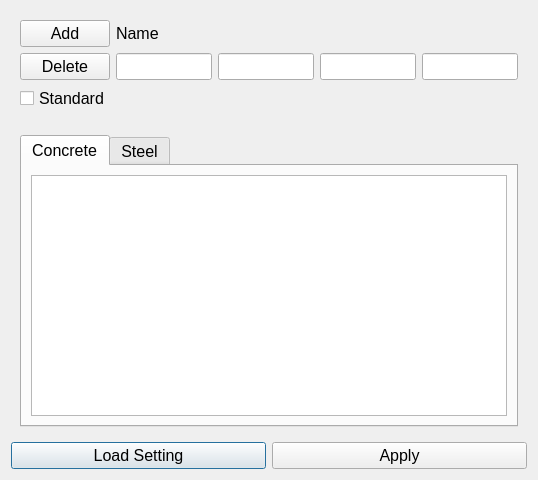
<?xml version="1.0" encoding="UTF-8"?>
<ui version="4.0">
 <author>atu</author>
 <class>d_material</class>
 <widget class="QDialog" name="d_material">
  <property name="geometry">
   <rect>
    <x>0</x>
    <y>0</y>
    <width>538</width>
    <height>480</height>
   </rect>
  </property>
  <property name="font">
   <font>
    <pointsize>12</pointsize>
   </font>
  </property>
  <property name="windowTitle">
   <string>Material Properties</string>
  </property>
  <layout class="QGridLayout" name="gridLayout">
   <item row="3" column="0">
    <widget class="QPushButton" name="pb_load">
     <property name="text">
      <string>Load Setting</string>
     </property>
    </widget>
   </item>
   <item row="0" column="0" colspan="2">
    <widget class="QFrame" name="frame_2">
     <property name="frameShape">
      <enum>QFrame::NoFrame</enum>
     </property>
     <layout class="QGridLayout" name="gridLayout_3">
      <item row="1" column="0">
       <widget class="QPushButton" name="pb_delete">
        <property name="text">
         <string>Delete</string>
        </property>
       </widget>
      </item>
      <item row="0" column="4">
       <widget class="QLabel" name="lb_3">
        <property name="text">
         <string/>
        </property>
       </widget>
      </item>
      <item row="0" column="2">
       <widget class="QLabel" name="lb_name">
        <property name="text">
         <string>Name</string>
        </property>
       </widget>
      </item>
      <item row="1" column="5">
       <widget class="QLineEdit" name="le_4"/>
      </item>
      <item row="1" column="4">
       <widget class="QLineEdit" name="le_3"/>
      </item>
      <item row="1" column="3">
       <widget class="QLineEdit" name="le_2"/>
      </item>
      <item row="0" column="0">
       <widget class="QPushButton" name="pb_add">
        <property name="text">
         <string>Add</string>
        </property>
       </widget>
      </item>
      <item row="2" column="0">
       <widget class="QCheckBox" name="checkBox">
        <property name="text">
         <string>Standard</string>
        </property>
       </widget>
      </item>
      <item row="1" column="2">
       <widget class="QLineEdit" name="le_name"/>
      </item>
      <item row="0" column="5">
       <widget class="QLabel" name="lb_4">
        <property name="text">
         <string/>
        </property>
       </widget>
      </item>
      <item row="0" column="3">
       <widget class="QLabel" name="lb_2">
        <property name="text">
         <string/>
        </property>
       </widget>
      </item>
     </layout>
    </widget>
   </item>
   <item row="2" column="0" colspan="2">
    <widget class="QFrame" name="frame">
     <property name="frameShape">
      <enum>QFrame::NoFrame</enum>
     </property>
     <layout class="QGridLayout" name="gridLayout_2">
      <item row="1" column="0">
       <widget class="QTabWidget" name="tabWidget">
        <property name="tabPosition">
         <enum>QTabWidget::North</enum>
        </property>
        <property name="tabShape">
         <enum>QTabWidget::Rounded</enum>
        </property>
        <property name="currentIndex">
         <number>0</number>
        </property>
        <widget class="QWidget" name="tab_concrete">
         <attribute name="title">
          <string>Concrete</string>
         </attribute>
         <layout class="QGridLayout" name="gridLayout_4">
          <item row="0" column="0">
           <widget class="QTableView" name="tbview_concrete"/>
          </item>
         </layout>
        </widget>
        <widget class="QWidget" name="tab_steel">
         <attribute name="title">
          <string>Steel</string>
         </attribute>
         <layout class="QGridLayout" name="gridLayout_5">
          <item row="0" column="0">
           <widget class="QTableView" name="tbview_steel"/>
          </item>
         </layout>
        </widget>
       </widget>
      </item>
     </layout>
    </widget>
   </item>
   <item row="3" column="1">
    <widget class="QPushButton" name="pb_apply">
     <property name="text">
      <string>Apply</string>
     </property>
    </widget>
   </item>
  </layout>
 </widget>
 <tabstops>
  <tabstop>pb_add</tabstop>
  <tabstop>pb_delete</tabstop>
  <tabstop>le_name</tabstop>
  <tabstop>le_2</tabstop>
  <tabstop>le_3</tabstop>
  <tabstop>le_4</tabstop>
  <tabstop>tabWidget</tabstop>
  <tabstop>tbview_concrete</tabstop>
  <tabstop>pb_load</tabstop>
  <tabstop>pb_apply</tabstop>
  <tabstop>tbview_steel</tabstop>
 </tabstops>
 <resources/>
 <connections/>
</ui>
